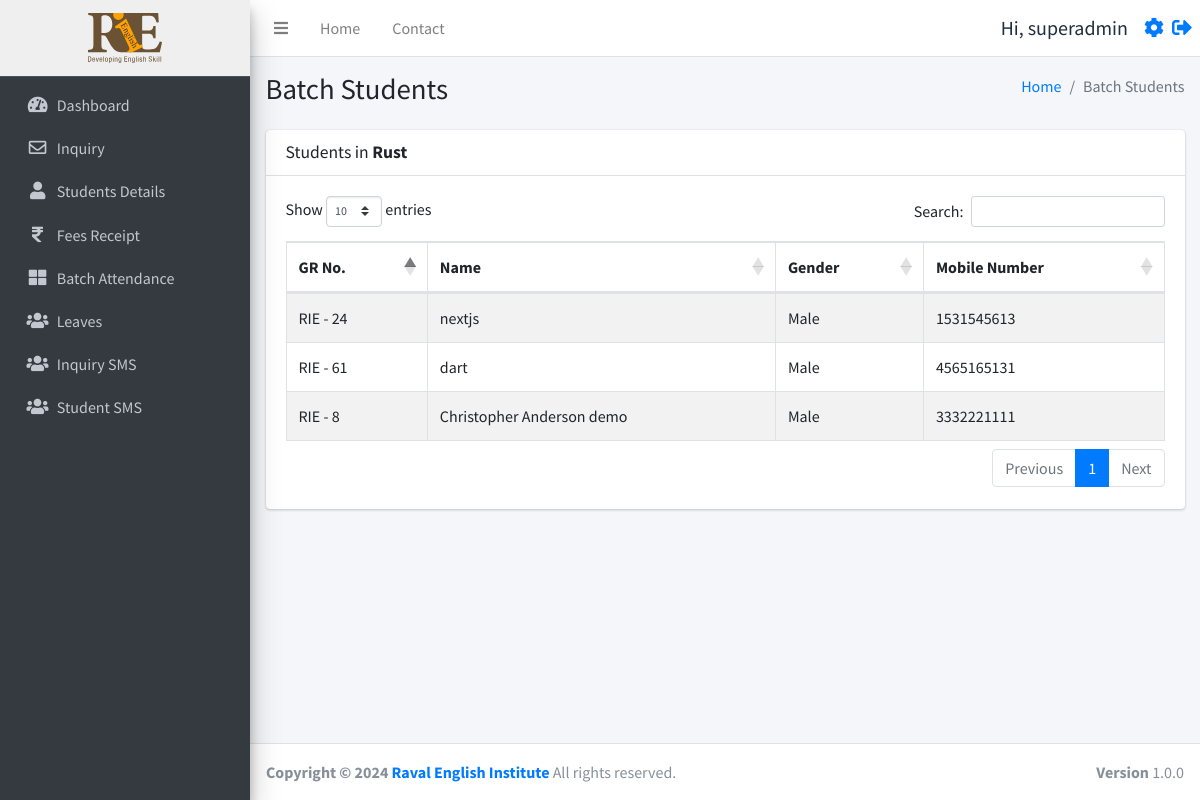
Page /batch_students.php?id=11 (signed in) on the earlier database version.
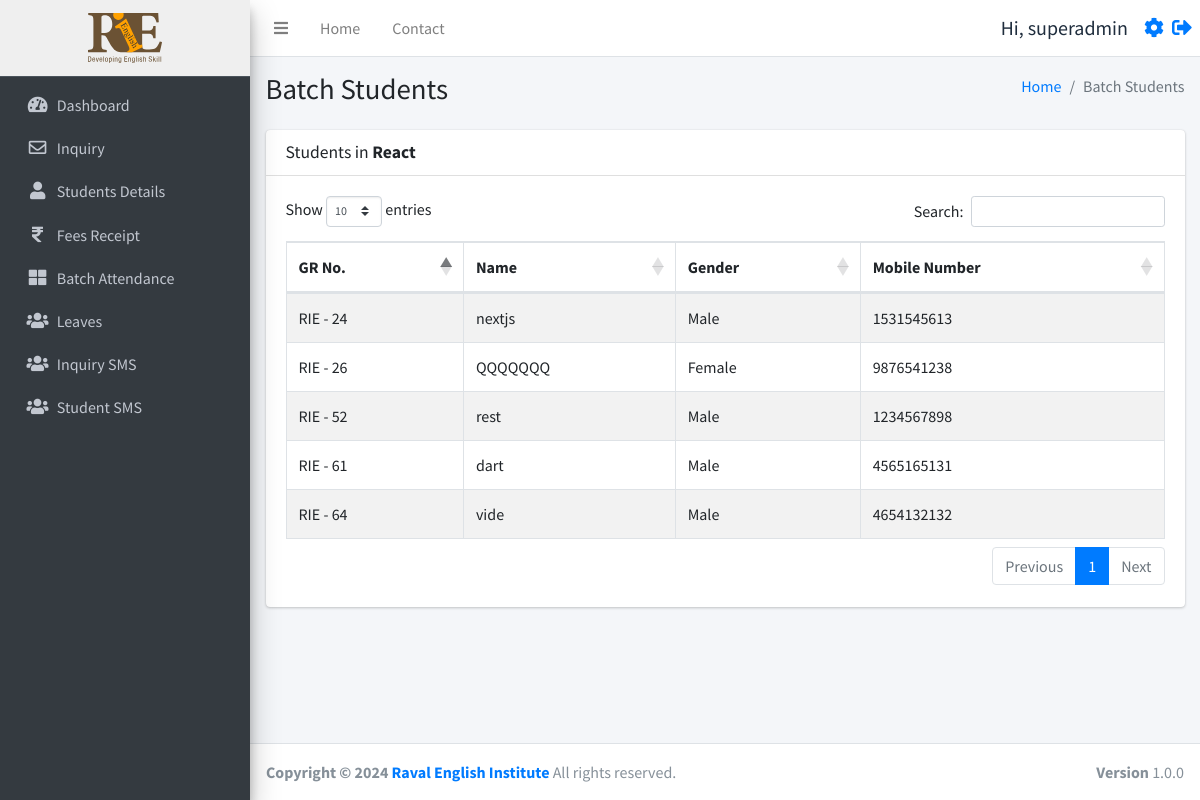
Same page on the later database version.
### tables this page shows
CREATE TABLE `batch_table` (
  `id` int(11) NOT NULL,
  `name` varchar(255) NOT NULL,
  `timestamp` timestamp NOT NULL DEFAULT current_timestamp() ON UPDATE current_timestamp(),
  `FacultyName` varchar(255) NOT NULL
);

CREATE TABLE `studentinfo` (
  `id` int(11) NOT NULL,
  `name` varchar(255) DEFAULT NULL,
  `batch` int(11) DEFAULT NULL,
  `batch_name` varchar(255) DEFAULT NULL,
  `father_name` varchar(255) DEFAULT NULL,
  `mother_name` varchar(255) DEFAULT NULL,
  `dob` date DEFAULT NULL,
  `gender` varchar(50) DEFAULT NULL,
  `mobile_number` varchar(15) DEFAULT NULL,
  `fee_status` int(10) DEFAULT NULL,
  `profession` varchar(100) DEFAULT NULL,
  `address` varchar(255) DEFAULT NULL,
  `admission_time` date DEFAULT NULL,
  `created_at` datetime NOT NULL DEFAULT current_timestamp(),
  `pending_fees` int(10) DEFAULT 0,
  `discount` int(10) NOT NULL,
  `total_fees` int(11) NOT NULL
);

### function.php (called while the page is built, shortened)
<?php
require_once('db.php');
function selectFromTable($tableName, $columns, $whereConditions) {
    global $db;
    try {
        $sql = "SELECT " . implode(', ', $columns) . " FROM $tableName";
        if (!empty($whereConditions)) {
            $sql .= " WHERE " . implode(' AND ', array_map(function ($col) {
                return "$col = :$col";
            }, array_keys($whereConditions)));
        }
        $stmt = $db->prepare($sql);
        foreach ($whereConditions as $col => $value) {
            $stmt->bindValue(":$col", $value);
        }
        $stmt->execute();
        return $stmt->fetchAll(PDO::FETCH_ASSOC);
    } catch (PDOException $e) {
        return false;
    }
}
?>

### batch_students.php (the view, shortened to what the changed rows need)
<!DOCTYPE html>
<html lang="en">
<head>
</head>
<body>
    <div class="wrapper">
        <?php include ('./header.php'); ?>
        <?php require_once 'function.php'; ?>
        <div class="content-wrapper">
            <div class="content-header">
                <div class="container-fluid">
                    <div class="row mb-2">
                        <div class="col-sm-6">
                            <h1>Batch Students</h1>
                        </div>
                    </div>
                </div>
            </div>
            <section class="content">
                <div class="container-fluid">
                    <div class="row">
                        <div class="col-12">
                            <div class="card">
                                <div class="card-header">
                                    <?php
                                    $batchId = isset($_GET['id']) ? intval($_GET['id']) : 0;
                                    $batchName = selectFromTable('batch_table', ['name'], ['id' => $batchId])[0]['name'] ?? 'Unknown Batch';
                                    ?>
                                    <h3 class="card-title">Students in
                                        <b><?php echo htmlspecialchars($batchName); ?></b>
                                    </h3>
                                </div>
                                <div class="card-body">
                                    <table id="example1" class="table table-bordered table-striped">
                                        <thead>
                                            <tr>
                                                <th>GR No.</th>
                                                <th>Name</th>
                                                <th>Gender</th>
                                                <th>Mobile Number</th>
                                            </tr>
                                        </thead>
                                        <tbody>
                                            <?php
                                            $batchId = isset($_GET['id']) ? intval($_GET['id']) : 0;
                                            $students = selectFromTable('studentinfo', ['id', 'name', 'gender', 'mobile_number'], ['batch' => $batchId]);
                                            foreach ($students as $student) {
                                                echo "<tr>";
                                                echo "<td>RIE - " . htmlspecialchars($student['id']) . "</td>";
                                                echo "<td>" . htmlspecialchars($student['name']) . "</td>";
                                                echo "<td>" . htmlspecialchars($student['gender']) . "</td>";
                                                echo "<td>" . htmlspecialchars($student['mobile_number']) . "</td>";
                                                echo "</tr>";
                                            }
                                            ?>
                                        </tbody>
                                    </table>
                                </div>
                            </div>
                        </div>
                    </div>
                </div>
            </section>
        </div>
        <?php include ('./footer.php'); ?>

### header.php (shortened to what the changed rows need)
<?php
require_once 'db.php';
require_once('function.php');
?>
<!DOCTYPE html>
<html lang="en">
<head>
  <link rel="stylesheet" href="./plugins/fontawesome-free/css/all.min.css">
  <link rel="stylesheet" href="https://code.ionicframework.com/ionicons/2.0.1/css/ionicons.min.css">
  <link rel="stylesheet" href="./plugins/icheck-bootstrap/icheck-bootstrap.min.css">
  <link rel="stylesheet" href="https://cdn.datatables.net/1.10.19/css/dataTables.bootstrap4.min.css">
  <link rel="stylesheet" href="./asset/css/adminlte.min.css">
</head>
<body class="hold-transition sidebar-mini layout-fixed">
<div class="wrapper">
  <aside class="main-sidebar sidebar-dark-primary elevation-4">
    <a href="./dashboard.php" class="brand-link" style="text-align:center;background:#efefef;">
      <img src="./asset/img/logo.svg" alt="RIE logo Logo" style="height:50px;">
    </a>
  </aside>

Differences in the rows shown:
removed studentinfo: id "8", name "Christopher Anderson demo", gender "Male", mobile_number "3332221111"
changed batch_table: name "Rust" → "React"
now on this page (row edited): studentinfo: id "26", name "QQQQQQQ", gender "Female", mobile_number "9876541238"
now on this page (row edited): studentinfo: id "52", name "rest", gender "Male", mobile_number "1234567898"
added studentinfo: id "64", name "vide", gender "Male", mobile_number "4654132132"
